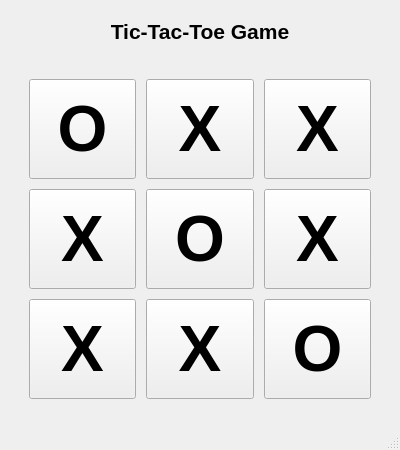
<?xml version="1.0" encoding="UTF-8"?>
<ui version="4.0">
 <class>Midterm_Ui</class>
 <widget class="QMainWindow" name="Midterm_Ui">
  <property name="geometry">
   <rect>
    <x>0</x>
    <y>0</y>
    <width>400</width>
    <height>450</height>
   </rect>
  </property>
  <property name="windowTitle">
   <string>Tic-Tac-Toe</string>
  </property>
  <widget class="QWidget" name="centralwidget">
   <layout class="QVBoxLayout" name="verticalLayout">
    <item>
     <widget class="QLabel" name="titleLabel">
      <property name="font">
       <font>
        <pointsize>16</pointsize>
        <weight>75</weight>
        <bold>true</bold>
       </font>
      </property>
      <property name="text">
       <string>Tic-Tac-Toe Game</string>
      </property>
      <property name="alignment">
       <set>Qt::AlignCenter</set>
      </property>
     </widget>
    </item>
    <item>
     <widget class="QWidget" name="gameBoard" native="true">
      <layout class="QGridLayout" name="gridLayout">
       <property name="leftMargin">
        <number>20</number>
       </property>
       <property name="topMargin">
        <number>20</number>
       </property>
       <property name="rightMargin">
        <number>20</number>
       </property>
       <property name="bottomMargin">
        <number>20</number>
       </property>
       <property name="spacing">
        <number>10</number>
       </property>
       <item row="0" column="0">
        <widget class="QPushButton" name="cell_0_0">
         <property name="minimumSize">
          <size>
           <width>100</width>
           <height>100</height>
          </size>
         </property>
         <property name="font">
          <font>
           <pointsize>48</pointsize>
           <weight>75</weight>
           <bold>true</bold>
          </font>
         </property>
         <property name="text">
          <string>O</string>
         </property>
        </widget>
       </item>
       <item row="0" column="1">
        <widget class="QPushButton" name="cell_0_1">
         <property name="minimumSize">
          <size>
           <width>100</width>
           <height>100</height>
          </size>
         </property>
         <property name="font">
          <font>
           <pointsize>48</pointsize>
           <weight>75</weight>
           <bold>true</bold>
          </font>
         </property>
         <property name="text">
          <string>X</string>
         </property>
        </widget>
       </item>
       <item row="0" column="2">
        <widget class="QPushButton" name="cell_0_2">
         <property name="minimumSize">
          <size>
           <width>100</width>
           <height>100</height>
          </size>
         </property>
         <property name="font">
          <font>
           <pointsize>48</pointsize>
           <weight>75</weight>
           <bold>true</bold>
          </font>
         </property>
         <property name="text">
          <string>X</string>
         </property>
        </widget>
       </item>
       <item row="1" column="0">
        <widget class="QPushButton" name="cell_1_0">
         <property name="minimumSize">
          <size>
           <width>100</width>
           <height>100</height>
          </size>
         </property>
         <property name="font">
          <font>
           <pointsize>48</pointsize>
           <weight>75</weight>
           <bold>true</bold>
          </font>
         </property>
         <property name="text">
          <string>X</string>
         </property>
        </widget>
       </item>
       <item row="1" column="1">
        <widget class="QPushButton" name="cell_1_1">
         <property name="minimumSize">
          <size>
           <width>100</width>
           <height>100</height>
          </size>
         </property>
         <property name="font">
          <font>
           <pointsize>48</pointsize>
           <weight>75</weight>
           <bold>true</bold>
          </font>
         </property>
         <property name="text">
          <string>O</string>
         </property>
        </widget>
       </item>
       <item row="1" column="2">
        <widget class="QPushButton" name="cell_1_2">
         <property name="minimumSize">
          <size>
           <width>100</width>
           <height>100</height>
          </size>
         </property>
         <property name="font">
          <font>
           <pointsize>48</pointsize>
           <weight>75</weight>
           <bold>true</bold>
          </font>
         </property>
         <property name="text">
          <string>X</string>
         </property>
        </widget>
       </item>
       <item row="2" column="0">
        <widget class="QPushButton" name="cell_2_0">
         <property name="minimumSize">
          <size>
           <width>100</width>
           <height>100</height>
          </size>
         </property>
         <property name="font">
          <font>
           <pointsize>48</pointsize>
           <weight>75</weight>
           <bold>true</bold>
          </font>
         </property>
         <property name="text">
          <string>X</string>
         </property>
        </widget>
       </item>
       <item row="2" column="1">
        <widget class="QPushButton" name="cell_2_1">
         <property name="minimumSize">
          <size>
           <width>100</width>
           <height>100</height>
          </size>
         </property>
         <property name="font">
          <font>
           <pointsize>48</pointsize>
           <weight>75</weight>
           <bold>true</bold>
          </font>
         </property>
         <property name="text">
          <string>X</string>
         </property>
        </widget>
       </item>
       <item row="2" column="2">
        <widget class="QPushButton" name="cell_2_2">
         <property name="minimumSize">
          <size>
           <width>100</width>
           <height>100</height>
          </size>
         </property>
         <property name="font">
          <font>
           <pointsize>48</pointsize>
           <weight>75</weight>
           <bold>true</bold>
          </font>
         </property>
         <property name="text">
          <string>O</string>
         </property>
        </widget>
       </item>
      </layout>
     </widget>
    </item>
   </layout>
  </widget>
  <widget class="QMenuBar" name="menubar">
   <property name="geometry">
    <rect>
     <x>0</x>
     <y>0</y>
     <width>400</width>
     <height>21</height>
    </rect>
   </property>
  </widget>
  <widget class="QStatusBar" name="statusbar"/>
 </widget>
 <resources/>
 <connections/>
</ui>
